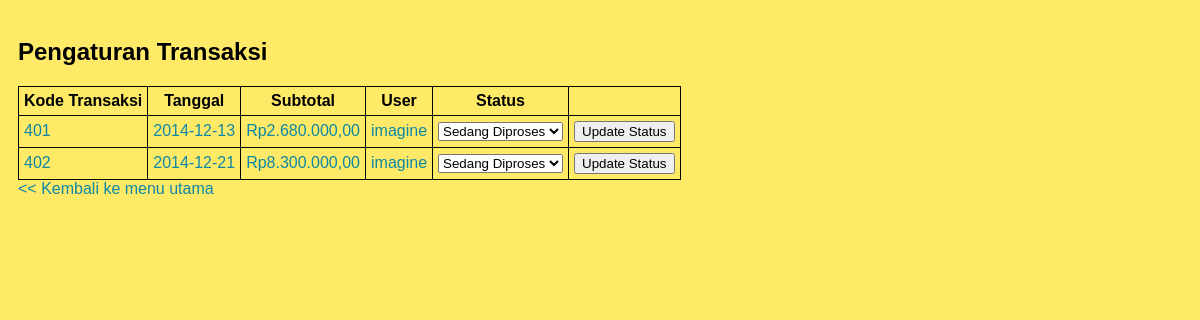
Page /kliktoys_trans.php (signed in) on the committed database.
### tables this page shows
CREATE TABLE IF NOT EXISTS `transaksi` (
  `kode` int(11) NOT NULL,
  `subtotal` int(11) NOT NULL,
  `user` int(11) NOT NULL,
  `tanggal` date NOT NULL,
  `status` varchar(60) NOT NULL
);

CREATE TABLE IF NOT EXISTS `reg_user` (
  `id` int(11) NOT NULL,
  `nama` varchar(60) NOT NULL,
  `enc_pass` varchar(60) NOT NULL,
  `alamat` char(201) NOT NULL,
  `email` varchar(60) NOT NULL,
  `telepon` varchar(60) NOT NULL
);

CREATE TABLE IF NOT EXISTS `status_pesan` (
  `id` int(11) NOT NULL,
  `status` varchar(60) NOT NULL
);

### public/kliktoys_trans.php (the view, shortened to what this page needs)
<?php
	include("../includes/functions.php");
?>
<!DOCTYPE html>
	<head>
		<link rel="stylesheet" type="text/css" href="style/admin.css" />
	</head>
	<body>
		<div id="body">
			<h2>Pengaturan Transaksi</h2>
			<?php
				if(empty($_GET['kode'])){
			?>
			<table>
				<tr>
					<th>Kode Transaksi</th>
					<th>Tanggal</th>
					<th>Subtotal</th>
					<th>User</th>
					<th>Status</th>
				</tr>
				<?php
					$query = "SELECT * FROM transaksi";
					$tabel_trans = mysqli_query($connection,$query);
					while($baris = mysqli_fetch_assoc($tabel_trans)){
						echo "<form method=\"POST\" action=\"update_status_pesan.php\">";
						echo "<tr>";
						echo "<td>";
						echo "<a href=\"kliktoys_trans.php?kode={$baris['kode']}\">";
						echo $baris['kode'];
						echo "</a>";
						echo "</td>";
						echo "<td>";
						echo "<a href=\"kliktoys_trans.php?kode={$baris['kode']}\">";
						echo $baris['tanggal'];
						echo "</a>";
						echo "</td>";
						$query = "SELECT nama FROM reg_user WHERE id={$baris['user']}";
						$user = mysqli_fetch_assoc(mysqli_query($connection,$query));
						echo "<td>";
						echo "<a href=\"kliktoys_trans.php?kode={$baris['kode']}\">";
						echo "Rp".number_format($baris['subtotal'],2,",",".");
						echo "</a>";
						echo "</td>";
						echo "<td>";
						echo "<a href=\"kliktoys_trans.php?kode={$baris['kode']}\">";
						echo $user['nama'];
						echo "</a>";
						echo "</td>";
						echo "<td>";
						$query = "SELECT * FROM status_pesan";
						$tabel_status = mysqli_query($connection,$query);
						echo "<select name=\"status\">";
						while($rows = mysqli_fetch_assoc($tabel_status)){
							echo "<option value=\"{$rows['id']}\" ";
							if($rows['id'] == $baris['status']){
								echo "selected";
							}
							echo ">";
							echo $rows['status'];
							echo "</option>";
						}
						echo "</select>";
						echo "</td>";
						echo "<td>";
						echo "<input type=\"submit\" name=\"edit_pesan\" value=\"Update Status\" ";
						echo "onclick=\"return confirm('Apakah Anda yakin ingin melakukan update status pemesanan?');\" />";
						echo "</td>";
						echo "</form>";
					}
				?>
			</table>
			<a href="admin.php"><< Kembali ke menu utama</a>
			<?php
				}
			?>
		</div>
	</body>
</html>

### public/style/admin.css (style rules this page uses)
body { font-family:Arial,sans-serif; color:black; background:#feea67; padding:10px; }
a { display:inline-block; color:#0e86a4; text-decoration:none; }
table, tr, th, td { border:1px solid black; border-collapse:collapse; padding:5px; }

### rows in the picture
transaksi: kode "401", tanggal "2014-12-13", subtotal "2.680.000,00", user.nama "imagine", status "Sedang Diproses"
transaksi: kode "402", tanggal "2014-12-21", subtotal "8.300.000,00", user.nama "imagine", status "Sedang Diproses"
